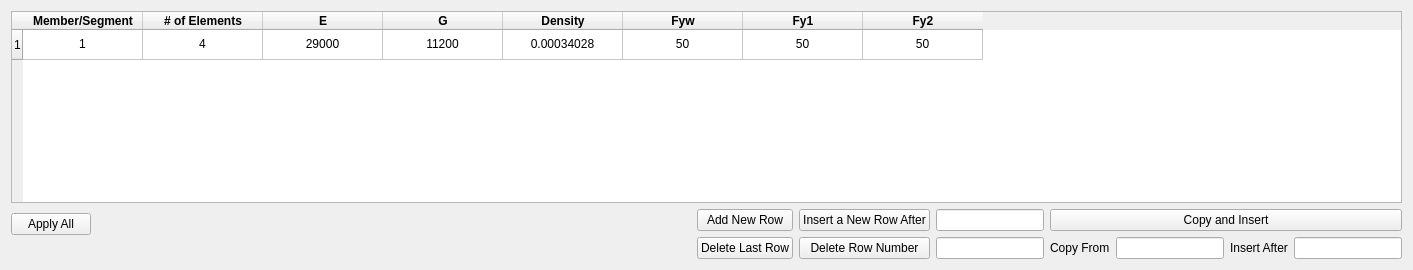
      <widget class="QWidget" name="Mem_properties_tab">
       <attribute name="title">
        <string>Member Properties</string>
       </attribute>
       <layout class="QVBoxLayout" name="verticalLayout_5">
        <item>
         <widget class="QTableWidget" name="tableWidget">
          <property name="dragDropMode">
           <enum>QAbstractItemView::DragDrop</enum>
          </property>
          <property name="alternatingRowColors">
           <bool>true</bool>
          </property>
          <attribute name="horizontalHeaderDefaultSectionSize">
           <number>120</number>
          </attribute>
          <row>
           <property name="text">
            <string>1</string>
           </property>
          </row>
          <column>
           <property name="text">
            <string>Member/Segment</string>
           </property>
           <property name="font">
            <font>
             <weight>75</weight>
             <bold>true</bold>
            </font>
           </property>
          </column>
          <column>
           <property name="text">
            <string># of Elements</string>
           </property>
           <property name="font">
            <font>
             <weight>75</weight>
             <bold>true</bold>
            </font>
           </property>
          </column>
          <column>
           <property name="text">
            <string>E</string>
           </property>
           <property name="font">
            <font>
             <weight>75</weight>
             <bold>true</bold>
            </font>
           </property>
          </column>
          <column>
           <property name="text">
            <string>G</string>
           </property>
           <property name="font">
            <font>
             <weight>75</weight>
             <bold>true</bold>
            </font>
           </property>
          </column>
          <column>
           <property name="text">
            <string>Density</string>
           </property>
           <property name="font">
            <font>
             <weight>75</weight>
             <bold>true</bold>
            </font>
           </property>
          </column>
          <column>
           <property name="text">
            <string>Fyw</string>
           </property>
           <property name="font">
            <font>
             <weight>75</weight>
             <bold>true</bold>
            </font>
           </property>
          </column>
          <column>
           <property name="text">
            <string>Fy1</string>
           </property>
           <property name="font">
            <font>
             <weight>75</weight>
             <bold>true</bold>
            </font>
           </property>
          </column>
          <column>
           <property name="text">
            <string>Fy2</string>
           </property>
           <property name="font">
            <font>
             <weight>75</weight>
             <bold>true</bold>
            </font>
           </property>
          </column>
          <item row="0" column="0">
           <property name="text">
            <string>1</string>
           </property>
           <property name="textAlignment">
            <set>AlignCenter</set>
           </property>
          </item>
          <item row="0" column="1">
           <property name="text">
            <string>4</string>
           </property>
           <property name="textAlignment">
            <set>AlignCenter</set>
           </property>
          </item>
          <item row="0" column="2">
           <property name="text">
            <string>29000</string>
           </property>
           <property name="textAlignment">
            <set>AlignCenter</set>
           </property>
          </item>
          <item row="0" column="3">
           <property name="text">
            <string>11200</string>
           </property>
           <property name="textAlignment">
            <set>AlignCenter</set>
           </property>
          </item>
          <item row="0" column="4">
           <property name="text">
            <string>0.00034028</string>
           </property>
           <property name="textAlignment">
            <set>AlignCenter</set>
           </property>
          </item>
          <item row="0" column="5">
           <property name="text">
            <string>50</string>
           </property>
           <property name="textAlignment">
            <set>AlignCenter</set>
           </property>
          </item>
          <item row="0" column="6">
           <property name="text">
            <string>50</string>
           </property>
           <property name="textAlignment">
            <set>AlignCenter</set>
           </property>
          </item>
          <item row="0" column="7">
           <property name="text">
            <string>50</string>
           </property>
           <property name="textAlignment">
            <set>AlignCenter</set>
           </property>
          </item>
         </widget>
        </item>
        <item>
         <layout class="QHBoxLayout" name="horizontalLayout_12">
          <item>
           <layout class="QVBoxLayout" name="verticalLayout_3">
            <item>
             <widget class="QPushButton" name="Apply_all_member_properties">
              <property name="text">
               <string>Apply All</string>
              </property>
             </widget>
            </item>
            <item>
             <spacer name="horizontalSpacer_3">
              <property name="orientation">
               <enum>Qt::Horizontal</enum>
              </property>
              <property name="sizeHint" stdset="0">
               <size>
                <width>40</width>
                <height>20</height>
               </size>
              </property>
             </spacer>
            </item>
           </layout>
          </item>
          <item>
           <spacer name="horizontalSpacer_5">
            <property name="orientation">
             <enum>Qt::Horizontal</enum>
            </property>
            <property name="sizeType">
             <enum>QSizePolicy::Expanding</enum>
            </property>
            <property name="sizeHint" stdset="0">
             <size>
              <width>600</width>
              <height>20</height>
             </size>
            </property>
           </spacer>
          </item>
          <item>
           <layout class="QGridLayout" name="gridLayout_7">
            <item row="1" column="1">
             <widget class="QPushButton" name="Delete_last_row_Mem_prop">
              <property name="text">
               <string>Delete Last Row</string>
              </property>
             </widget>
            </item>
            <item row="0" column="1">
             <widget class="QPushButton" name="Add_New_Row_Mem_Prop">
              <property name="text">
               <string>Add New Row</string>
              </property>
             </widget>
            </item>
            <item row="1" column="6">
             <widget class="QLabel" name="label_9">
              <property name="text">
               <string>Insert After</string>
              </property>
             </widget>
            </item>
            <item row="1" column="7">
             <widget class="QLineEdit" name="lineEdit_8"/>
            </item>
            <item row="1" column="5">
             <widget class="QLineEdit" name="lineEdit_9"/>
            </item>
            <item row="1" column="2">
             <widget class="QPushButton" name="Delete_Row_Number_Mem_Prop">
              <property name="text">
               <string>Delete Row Number</string>
              </property>
             </widget>
            </item>
            <item row="1" column="4">
             <widget class="QLabel" name="label_10">
              <property name="text">
               <string>Copy From</string>
              </property>
             </widget>
            </item>
            <item row="0" column="3">
             <widget class="QLineEdit" name="lineEdit_10"/>
            </item>
            <item row="0" column="2">
             <widget class="QPushButton" name="Insert_New_Row_Mem_Prop">
              <property name="text">
               <string>Insert a New Row After</string>
              </property>
             </widget>
            </item>
            <item row="0" column="4" colspan="4">
             <widget class="QPushButton" name="Copy_Mem_Prop">
              <property name="text">
               <string>Copy and Insert</string>
              </property>
             </widget>
            </item>
            <item row="1" column="3">
             <widget class="QLineEdit" name="lineEdit_11"/>
            </item>
           </layout>
          </item>
         </layout>
        </item>
       </layout>
      </widget>
